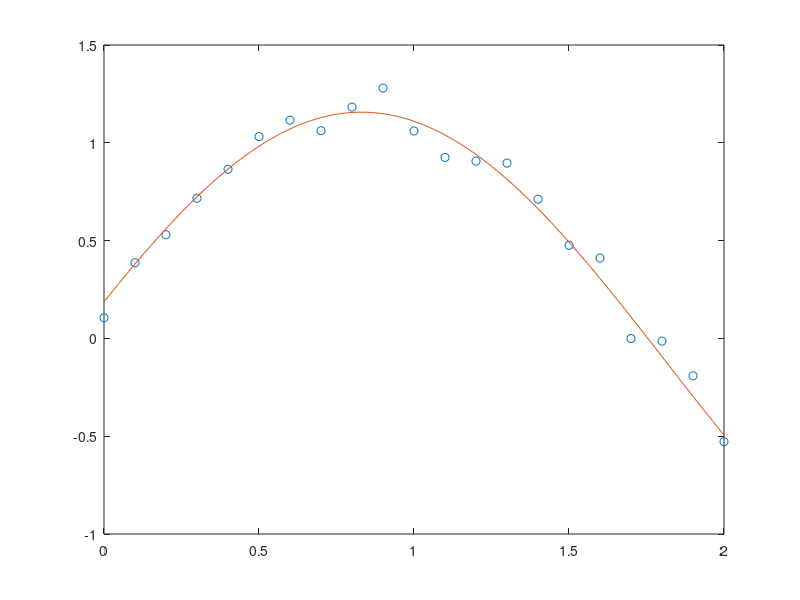

Write MATLAB code to recreate this figure.
clear;
%close all;

res = 0.1;
t= 0:res:2;
t = t';
w0 = 1;
y = (1+0.5*randn)*sin((1+0.5*randn)*w0*t - 2*randn);
R = 0.005;
y = y + sqrt(R)*randn(size(y));
%%
subplot(1,2,1), h=stem(t,y); title('Data');
param = [0; 1; 1; 2];
a=param(1); b=param(2); w=param(3); t0=param(4);
c=[a b w t0]'; %initial guess
n=size(t,1); iter=0;dcnorm=1.;
error = var(y);
counter = 0;
while error > var(y)/2 & counter < 1000
    while dcnorm>1E-3 & iter<100
        u=w*(t-t0); f=a+b*sin(u)-y;
        Ji1=ones(n,1); Ji2=sin(u);
        Ji3=b*(t-t0).*cos(u); Ji4=-w*b*cos(u);
        J=[Ji1 Ji2 Ji3 Ji4]; % Jacobian
        dc=-J\f; c=c+dc+randn(size(c))*(0.1*norm(c)/(2*iter+1)); % Gauss-Newton
        dcnorm=norm(dc)/norm(c); iter=iter+1;
        a=c(1); b=c(2); w=c(3); t0=c(4);
        D=[iter a b w t0 norm(f) norm(dc) ];
        Ft=a+b*sin(w*(t-t0));
        error = sum((Ft-y).^2)/length(y);
    end
    
    if error > var(y)/2
        %perturbs y
        %y = y + 0.001*randn(size(y));
        a=param(1); b=param(2); w=param(3)+0.1*randn; t0=param(4);
        c=[a b w t0]'; %initial guess
        n=size(t,1); iter=0;dcnorm=1.;
    end
    
    counter = counter +1;
end

D;
error
var(y)
tt = min(t):0.01:max(t);
Ft=a+b*sin(w*(tt-t0));
clf;
plot(t,y,'o',tt,Ft)
    